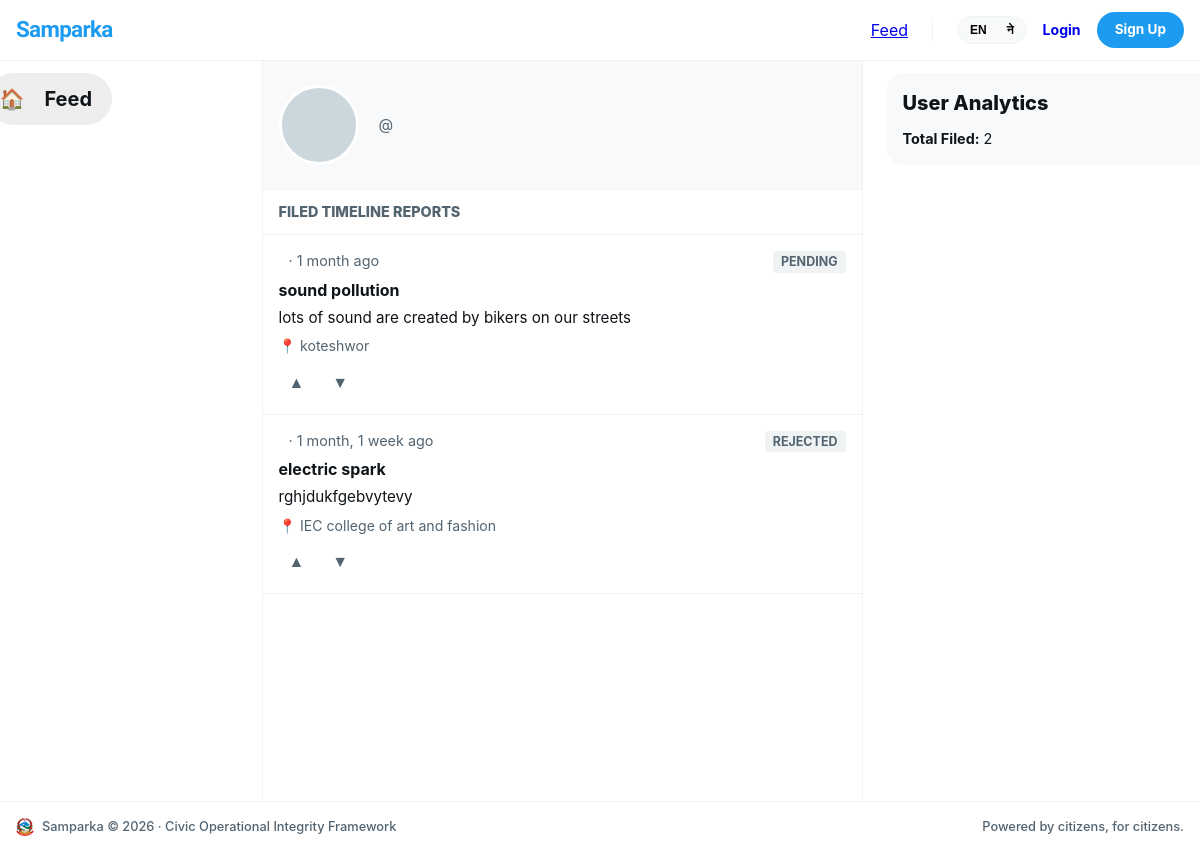
/accounts/profile/Abhisek/, run on the app's committed database.
### complaints/models.py (models this page shows, shortened)
class Complaint(models.Model):
    STATUS_PENDING = 'pending'
    STATUS_VERIFIED = 'verified'
    STATUS_IN_PROGRESS = 'in_progress'
    STATUS_SOLVED = 'solved'
    STATUS_REJECTED = 'rejected'
    STATUS_CHOICES = [
        (STATUS_PENDING, _('Pending')),
        (STATUS_VERIFIED, _('Verified')),
        (STATUS_IN_PROGRESS, _('In Progress')),
        (STATUS_SOLVED, _('Solved')),
        (STATUS_REJECTED, _('Rejected')),
    ]
    STATUS_COLORS = {
        STATUS_PENDING: '#F59E0B',
        STATUS_VERIFIED: '#3B82F6',
        STATUS_IN_PROGRESS: '#8B5CF6',
        STATUS_SOLVED: '#10B981',
        STATUS_REJECTED: '#EF4444',
    }
    PRIORITY_CHOICES = [
        ('low', _('Low')),
        ('medium', _('Medium')),
        ('high', _('High')),
        ('urgent', _('Urgent')),
    ]
    priority = models.CharField(max_length=10, choices=PRIORITY_CHOICES, default='medium')
    due_date = models.DateField(null=True, blank=True)
    author = models.ForeignKey(settings.AUTH_USER_MODEL, on_delete=models.CASCADE, related_name='complaints')
    department = models.ForeignKey(Department, on_delete=models.SET_NULL, null=True, related_name='complaints')
    title = models.CharField(max_length=200)
    description = models.TextField()
    status = models.CharField(max_length=20, choices=STATUS_CHOICES, default=STATUS_PENDING)
    location_name = models.CharField(max_length=200, blank=True, help_text='Human readable location name')
    latitude = models.DecimalField(max_digits=9, decimal_places=6, null=True, blank=True)
    longitude = models.DecimalField(max_digits=9, decimal_places=6, null=True, blank=True)
    upvotes = models.ManyToManyField(settings.AUTH_USER_MODEL, through='Vote', related_name='voted_complaints', blank=True)
    view_count = models.PositiveIntegerField(default=0)
    admin_note = models.TextField(blank=True, help_text='Internal note from admin (not shown to public)')
    is_anonymous = models.BooleanField(default=False)
    created_at = models.DateTimeField(auto_now_add=True)
    updated_at = models.DateTimeField(auto_now=True)
    class Meta:
        ordering = ['-created_at']

### accounts/views.py (the view)
# urls.py: path('profile/<str:username>/',             views.profile_view,          name='profile'),
def profile_view(request, username):
    profile_user = get_object_or_404(User, username=username)
    complaints = profile_user.complaints.select_related('department').order_by('-created_at')[:10]
    return render(request, 'accounts/profile.html', {
        'profile_user': profile_user,
        'complaints': complaints,
    })

### accounts/context_processors.py (called while the page is built)
def notifications(request):
    if request.user.is_authenticated:
        return {
            'unread_count': request.user.notifications.filter(is_read=False).count()
        }
    return {'unread_count': 0}

### accounts/templates/accounts/profile.html (shortened to what this page needs)
{% extends "base.html" %}
{% load i18n %}
{% load static %}
{% block content %}
<div class="x-workspace-container">
  <aside class="x-panel-left">
    <div class="x-sticky-scroll-box">
      <nav class="x-v-nav">
        <a href="{% url 'complaints:feed' %}" class="x-v-link active">
          <span class="x-v-icon">🏠</span>
          <span class="x-v-label">{% trans "Feed" %}</span>
        </a>
      </nav>
    </div>
  </aside>
  <main class="x-panel-center">
    <div style="padding: 24px 16px; border-bottom: 1px solid var(--border-color); display: flex; align-items: center; gap: 20px; background-color: var(--bg-subtle);">
      {% if target_user.avatar %}
        <img src="{{ target_user.avatar.url }}" alt="Avatar" style="width: 80px; height: 80px; border-radius: 50%; object-fit: cover; border: 3px solid #fff; box-shadow: 0 2px 8px rgba(0,0,0,0.05);" />
      {% else %}
        <span style="width: 80px; height: 80px; border-radius: 50%; background: #ccd6dd; display: inline-flex; align-items: center; justify-content: center; font-weight: 700; color: #fff; font-size: 2rem; border: 3px solid #fff;">{{ target_user.username|first|upper }}</span>
      {% endif %}
      <div style="flex: 1;">
        <div style="color: var(--text-muted); font-size: 0.95rem;">@{{ target_user.username }}</div>
      </div>
    </div>
    <div style="padding: 12px 16px; font-weight: 800; font-size: 0.9rem; border-bottom: 1px solid var(--border-color); color: var(--text-muted); text-transform: uppercase;">
      {% trans "Filed Timeline Reports" %}
    </div>
    <div class="x-feed-stream-container">
      {% for complaint in complaints %}
        <article class="complaint-card" data-complaint="{{ complaint.id }}">
          <div class="complaint-main">
            <div class="complaint-card-header">
              <div class="complaint-meta">
                <div class="complaint-meta-left" style="gap:0;">
                  <span class="complaint-timestamp">{{ complaint.created_at|timesince }} ago</span>
                </div>
                <span class="status-badge" style="background:#eff3f4; color:var(--text-muted);">{{ complaint.get_status_display }}</span>
              </div>
            </div>
            <div class="complaint-body">
              <h3 class="complaint-title"><a href="{% url 'complaints:detail' complaint.id %}">{{ complaint.title }}</a></h3>
              <p class="complaint-desc">{{ complaint.description|truncatewords:30 }}</p>
              <div class="complaint-location">📍 {{ complaint.location_name }}</div>
            </div>
            <div class="complaint-footer">
              <div class="x-pill-vote-box">
                <button class="x-pill-vote-arrow up" onclick="handleVote('{{ complaint.id }}', 'up')">▲</button>
                <button class="x-pill-vote-arrow down" onclick="handleVote('{{ complaint.id }}', 'down')">▼</button>
              </div>
            </div>
          </div>
        </article>
      {% empty %}
        <div style="padding: 48px 16px; text-align: center; color: var(--text-muted); font-size: 0.95rem;">
          {% trans "No civil complaints have been published by this account context yet." %}
        </div>
      {% endfor %}
    </div>
  </main>
  <aside class="x-panel-right">
    <div class="x-sticky-scroll-box">
      <section class="x-right-panel-widget">
        <h4 class="x-widget-panel-title">{% trans "User Analytics" %}</h4>
        <div style="font-size: 0.9rem; color: var(--text-main);">
          <strong>{% trans "Total Filed:" %}</strong> {{ complaints.count }}
        </div>
      </section>
    </div>
  </aside>
</div>
{% endblock %}

### data on the page
Complaint: created_at "1 month", status "PENDING", title "sound pollution", description "lots of sound are created by bikers on our streets", location_name "koteshwor"
Complaint: created_at "1 month, 1 week", status "REJECTED", title "electric spark", description "rghjdukfgebvytevy", location_name "IEC college of art and fashion"

### other printed values
{{ complaints.count }} "2"
